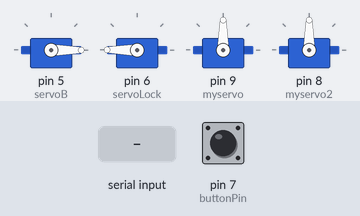
Bench run of a sketch on a simulated Arduino Uno, built with avr-gcc and run on an emulated ATmega328P. Parts: 4 × servo. Inputs (shaded band) come from the test bench; at power-on: pin 7 (buttonPin) LOW.

Above: at 2.0 s.
2.1 s: pin 7 (buttonPin) pulled HIGH for 0.15 s
At 4.6 s:
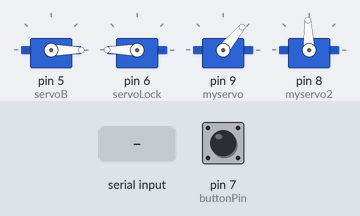
5.1 s: "PRESS\n" received over Serial
At 5.8 s:
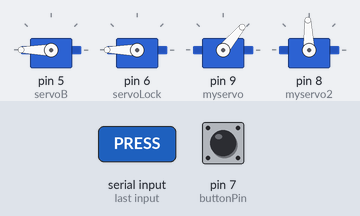
8.1 s: pin 7 (buttonPin) pulled HIGH for 1 s
At 9.3 s:
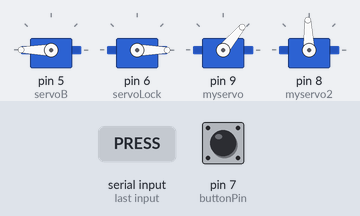
11.2 s: pin 7 (buttonPin) pulled HIGH for 3.2 s
At 12.7 s:
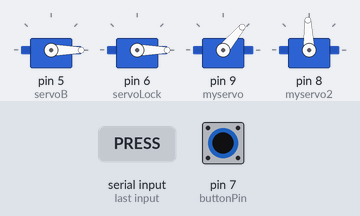
Timing chart, 0 to 16.5 s (numbered marks = the images above; inputs shaded):
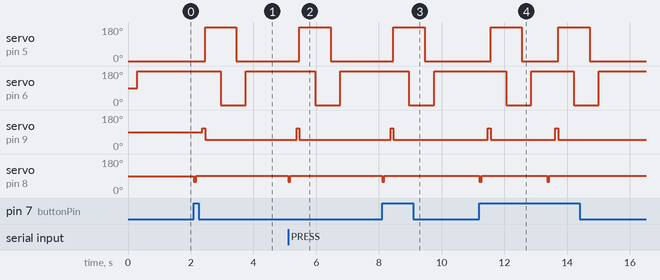

Measured:
- after the input at 2.1 s, servo on pin 5 (servoB): 0° → 180° after 0.36 s, → 0° 1.0 s later; servo on pin 6 (servoLock): 180° → 0° after 0.86 s, → 180° 0.80 s later; servo on pin 9 (myservo): 90° → 110° after 0.27 s, → 50° 0.09 s later; servo on pin 8 (myservo2): 90° → 60° at once, → 92° 0.07 s later
- after the input at 5.1 s, servo on pin 5 (servoB): 0° → 180° after 0.36 s, → 0° 1.0 s later; servo on pin 6 (servoLock): 180° → 0° after 0.86 s, → 180° 0.80 s later; servo on pin 9 (myservo): 50° → 110° after 0.28 s, → 50° 0.09 s later; servo on pin 8 (myservo2): 92° → 60° at once, → 92° 0.07 s later
- after the input at 8.1 s, servo on pin 5 (servoB): 0° → 180° after 0.36 s, → 0° 1.0 s later; servo on pin 6 (servoLock): 180° → 0° after 0.86 s, → 180° 0.80 s later; servo on pin 9 (myservo): 50° → 110° after 0.27 s, → 50° 0.09 s later; servo on pin 8 (myservo2): 92° → 60° at once, → 92° 0.07 s later
- after the input at 11.2 s, servo on pin 5 (servoB): alternates 180° for 1.0 s and 0° for 1.2 s, 4 changes in all, then stays 0°, starting after 0.36 s; servo on pin 6 (servoLock): alternates 180° for 1.4 s and 0° for 0.80 s, starting after 0.86 s

The sketch:

arduino_catapult_elena.ino
```cpp
#include <Servo.h>

Servo servoB; // ELASTIQUE
Servo servoLock; // RETIENT CUILLERE
Servo myservo; //tube bas
Servo myservo2; // tube haut

int buttonState = 0;
const int buttonPin = 7;
String inputBuffer = ""; // store incoming serial

void setup() {
  Serial.begin(9600);
  pinMode(buttonPin, INPUT);

  servoB.attach(5);
  servoLock.attach(6);
  myservo.attach(9);
  myservo2.attach(8);

  resetCatapult();
}

void loop() {

  // ----------- Read BUTTON -----------
  if (digitalRead(buttonPin) == HIGH) {
    buttonState = HIGH;
  }

  // ----------- Read SERIAL safely -----------
  while (Serial.available() > 0) {
    char c = Serial.read();

    if (c == '\n') {
      inputBuffer.trim();

      if (inputBuffer == "PRESS") {
        buttonState = HIGH;
      }

      inputBuffer = "";
    }
    else {
      inputBuffer += c;

      if (inputBuffer.length() > 50) {
        inputBuffer = "";
      }
    }
  }

  // ----------- Motor logic -----------
  if (buttonState == HIGH) {

    myservo2.write(60); //haut
    delay(70);
    myservo2.write(92);//dedans
    delay(200);

    myservo.write(110);//bas
    delay(85);
    myservo.write(50);//dedans

    shoot();
    resetCatapult();

    buttonState = LOW; // reset
  }
}

void shoot() {
  servoB.write(180);
  delay(500);
  servoLock.write(0);
  delay(500);
}

void resetCatapult() {
  servoB.write(0);
  delay(300);
  servoLock.write(180);
  delay(500);
}
```
